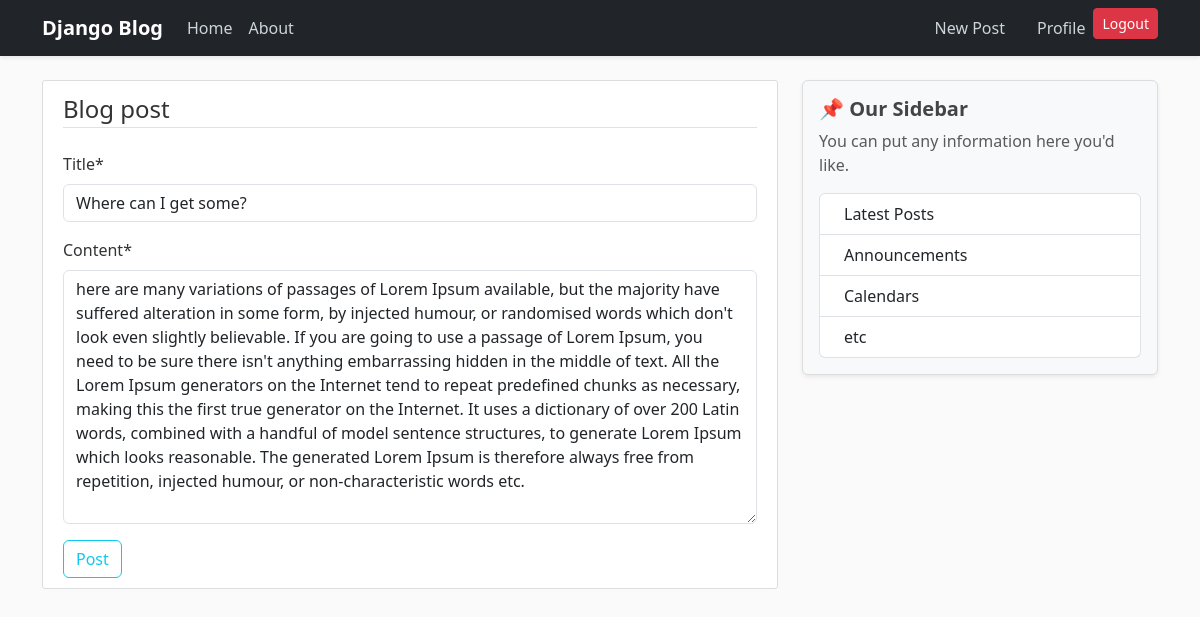
The app's page /post/9/update (signed in) with its own data.
### myapp/models.py (models this page shows, shortened)
class Post(models.Model):
    title = models.CharField(max_length=100)
    content = models.TextField()
    date_posted = models.DateTimeField(default=timezone.now)
    author = models.ForeignKey(User, on_delete=models.CASCADE)

### myapp/views.py (the view, shortened to what this page needs)
# urls.py: path('post/<int:pk>/update', PostUpdateView.as_view(), name='post_update'),
class PostUpdateView(LoginRequiredMixin, UserPassesTestMixin, UpdateView):
    model = Post
    fields = ['title', 'content']
    template_name = 'HTML/post_form.html'
    def test_func(self):
        post = self.get_object()
        return self.request.user == post.author

### myapp/Templates/HTML/post_form.html (shortened to what this page needs)
{% extends 'HTML/base.html' %}
{% load crispy_forms_tags %}
{% block content %}
    <div class="content-section">
        <form action="" method="post">
            <fieldset class="form-group">
                <legend class="border-bottom mb-4">Blog post</legend>
                {{ form| crispy }}
            </fieldset>
            <div class="form-group">
                <button class="btn btn-outline-info" type="submit">Post</button>
            </div>
        </form>
    </div>
{% endblock content %}

### myapp/static/css/main.css (style rules this page uses)
body { background: #fafafa; color: #333333; margin-top: 5rem; }
.content-section { background: #ffffff; padding: 10px 20px; border: 1px solid #dddddd; border-radius: 3px; margin-bottom: 20px; }

### records on screen
Post: title "Where can I get some?", content "here are many variations of passages of Lorem Ipsum available, but the majority have suffered alteration in some form, by injected humour, or randomised words which don't look even slightly believable. If you are going to use a passage of Lorem Ipsum, you need to be sure there isn't anything embarrassing hidden in the middle of text. All the Lorem Ipsum generators on the Internet tend to repeat predefined chunks as necessary, making this the first true generator on the Internet. It uses a dictionary of over 200 Latin words, combined with a handful of model sentence structures, to generate Lorem Ipsum which looks reasonable. The generated Lorem Ipsum is therefore always free from repetition,…"
